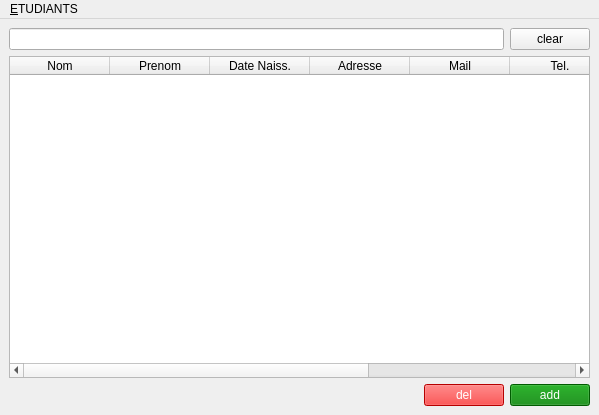
<?xml version="1.0" encoding="UTF-8"?>
<ui version="4.0">
 <class>MainWindow</class>
 <widget class="QMainWindow" name="MainWindow">
  <property name="geometry">
   <rect>
    <x>0</x>
    <y>0</y>
    <width>599</width>
    <height>415</height>
   </rect>
  </property>
  <property name="windowTitle">
   <string>MainWindow</string>
  </property>
  <property name="autoFillBackground">
   <bool>false</bool>
  </property>
  <property name="styleSheet">
   <string notr="true">QWidget#centralwidget{
	background-color: white /*rgb(21, 17, 17)*/;
}
QPushButton#delBtn:!disabled{
	background-color: red;
	color: white;
	/*border: none;
	padding: 5px 25px;*/
}
QPushButton#addBtn:!disabled{
	background-color: green;
	color: white;
	/*border: none;
	padding: 5px 25px;*/
}</string>
  </property>
  <widget class="QWidget" name="tabs">
   <layout class="QGridLayout" name="gridLayout">
    <item row="0" column="0">
     <layout class="QVBoxLayout" name="etudiants">
      <item>
       <layout class="QHBoxLayout" name="horizontalLayout">
        <item>
         <widget class="QLineEdit" name="searchBar"/>
        </item>
        <item>
         <widget class="QPushButton" name="clearBtn">
          <property name="text">
           <string>clear</string>
          </property>
         </widget>
        </item>
       </layout>
      </item>
      <item>
       <widget class="QTableWidget" name="table">
        <property name="enabled">
         <bool>true</bool>
        </property>
        <property name="editTriggers">
         <set>QAbstractItemView::NoEditTriggers</set>
        </property>
        <property name="rowCount">
         <number>0</number>
        </property>
        <column>
         <property name="text">
          <string>Nom</string>
         </property>
        </column>
        <column>
         <property name="text">
          <string>Prenom</string>
         </property>
        </column>
        <column>
         <property name="text">
          <string>Date Naiss.</string>
         </property>
        </column>
        <column>
         <property name="text">
          <string>Adresse</string>
         </property>
        </column>
        <column>
         <property name="text">
          <string>Mail</string>
         </property>
        </column>
        <column>
         <property name="text">
          <string>Tel.</string>
         </property>
        </column>
        <column>
         <property name="text">
          <string>Section</string>
         </property>
        </column>
        <column>
         <property name="text">
          <string>Niveau</string>
         </property>
        </column>
       </widget>
      </item>
      <item>
       <layout class="QHBoxLayout" name="horizontalLayout_2">
        <item>
         <spacer name="horizontalSpacer">
          <property name="orientation">
           <enum>Qt::Horizontal</enum>
          </property>
          <property name="sizeHint" stdset="0">
           <size>
            <width>40</width>
            <height>20</height>
           </size>
          </property>
         </spacer>
        </item>
        <item>
         <widget class="QPushButton" name="delBtn">
          <property name="text">
           <string>del</string>
          </property>
          <property name="col" stdset="0">
           <string>red</string>
          </property>
         </widget>
        </item>
        <item>
         <widget class="QPushButton" name="addBtn">
          <property name="text">
           <string>add</string>
          </property>
         </widget>
        </item>
       </layout>
      </item>
     </layout>
    </item>
   </layout>
  </widget>
  <widget class="QMenuBar" name="menubar">
   <property name="geometry">
    <rect>
     <x>0</x>
     <y>0</y>
     <width>599</width>
     <height>22</height>
    </rect>
   </property>
   <property name="styleSheet">
    <string notr="true"/>
   </property>
   <widget class="QMenu" name="menuFile">
    <property name="styleSheet">
     <string notr="true"/>
    </property>
    <property name="title">
     <string>&amp;ETUDIANTS</string>
    </property>
    <widget class="QMenu" name="menu_Recherche_affichage">
     <property name="title">
      <string>&amp;Recherche, affichage</string>
     </property>
     <addaction name="action_Contenu_du_dictionnaire_tudiants"/>
     <addaction name="action_Recherche_par_num_ro_inscription"/>
     <addaction name="action_oo"/>
     <addaction name="action_Recherche_par_section_et_niveau"/>
     <addaction name="action_Recherche_par_niveau"/>
    </widget>
    <widget class="QMenu" name="menu_Mise_jour_tudiants">
     <property name="styleSheet">
      <string notr="true"/>
     </property>
     <property name="title">
      <string>&amp;Mise à jour étudiants</string>
     </property>
     <widget class="QMenu" name="menu_Supprimer_tudiant">
      <property name="title">
       <string>&amp;Supprimer étudiant</string>
      </property>
      <addaction name="action_Suppression_tudiant_donn"/>
      <addaction name="action_Suppression_des_tudiants_d_une_section_donn_e"/>
      <addaction name="action_Suppression_des_tudiants_d_un_niveau_donn_e"/>
      <addaction name="actionSuppression_des_tudiants_d_une_section_et_un_niveau"/>
     </widget>
     <widget class="QMenu" name="menu_Modifier_tudiant">
      <property name="title">
       <string>&amp;Modifier étudiant</string>
      </property>
      <addaction name="action_T_l_phone"/>
      <addaction name="action_Mail"/>
      <addaction name="action_Adresse"/>
     </widget>
     <addaction name="action_Ajouter_tudiant_2"/>
     <addaction name="menu_Supprimer_tudiant"/>
     <addaction name="menu_Modifier_tudiant"/>
    </widget>
    <addaction name="menu_Mise_jour_tudiants"/>
    <addaction name="menu_Recherche_affichage"/>
   </widget>
   <addaction name="menuFile"/>
  </widget>
  <action name="action_Ajouter_tudiant">
   <property name="text">
    <string>&amp;A&amp;j&amp;o&amp;uter étudiant</string>
   </property>
  </action>
  <action name="actionSupprimer_tudiant">
   <property name="text">
    <string>&amp;Supprimer étudiant</string>
   </property>
  </action>
  <action name="actionModifier_tudiant">
   <property name="text">
    <string>&amp;Modifier étudiant</string>
   </property>
  </action>
  <action name="action_Ajouter_tudiant_2">
   <property name="checkable">
    <bool>false</bool>
   </property>
   <property name="text">
    <string>&amp;Ajouter étudiant</string>
   </property>
  </action>
  <action name="action_Suppression_tudiant_donn">
   <property name="text">
    <string>&amp;Suppression étudiant donné</string>
   </property>
  </action>
  <action name="action_Suppression_des_tudiants_d_une_section_donn_e">
   <property name="text">
    <string>&amp;Suppression des étudiants d'une section donnée</string>
   </property>
  </action>
  <action name="action_Suppression_des_tudiants_d_un_niveau_donn_e">
   <property name="text">
    <string>&amp;Suppression des étudiants d'un niveau donnée</string>
   </property>
  </action>
  <action name="actionSuppression_des_tudiants_d_une_section_et_un_niveau">
   <property name="text">
    <string>&amp;Suppression des étudiants d'une section et un niveau</string>
   </property>
  </action>
  <action name="action_T_l_phone">
   <property name="text">
    <string>&amp;Téléphone</string>
   </property>
  </action>
  <action name="action_Mail">
   <property name="text">
    <string>&amp;Mail</string>
   </property>
  </action>
  <action name="action_Adresse">
   <property name="text">
    <string>&amp;Adresse</string>
   </property>
  </action>
  <action name="action_Contenu_du_dictionnaire_tudiants">
   <property name="text">
    <string>&amp;Contenu du dictionnaire étudiants</string>
   </property>
  </action>
  <action name="action_Recherche_par_num_ro_inscription">
   <property name="text">
    <string>&amp;Recherche par numéro inscription</string>
   </property>
  </action>
  <action name="action_oo">
   <property name="text">
    <string>&amp;Recherche par section</string>
   </property>
  </action>
  <action name="action_Recherche_par_section_et_niveau">
   <property name="text">
    <string>&amp;Recherche par section et niveau</string>
   </property>
  </action>
  <action name="action_Recherche_par_niveau">
   <property name="text">
    <string>&amp;Recherche par niveau</string>
   </property>
  </action>
 </widget>
 <resources/>
 <connections/>
</ui>
